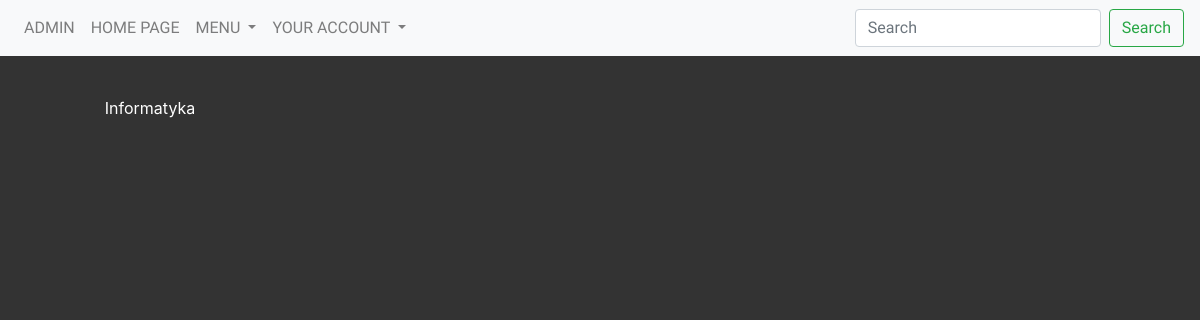
Before: /faculties/1/majors (signed in) with the older database file.
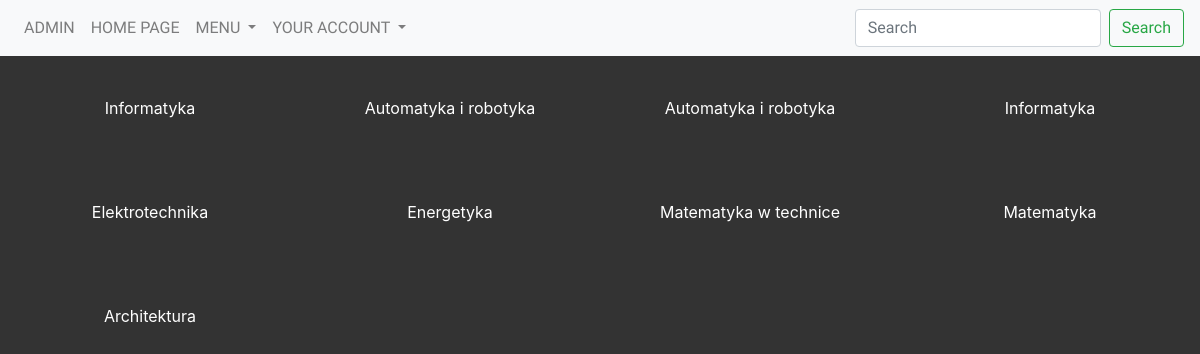
After: the same page with the newer database file.
### models.py (models this page shows, shortened)
class Major(db.Model):
    __tablename__ = 'major'
    __searchable__ = ['name']
    id = Column(Integer, autoincrement=True, primary_key=True)
    name = Column(String(50), default='')
    year = db.relationship('Year', backref='major')
    group = db.relationship('Group', backref='major')
    student = db.relationship('Student', backref='major')
    faculty_id = db.Column(db.Integer, db.ForeignKey('faculty.id'), nullable=False)
    def __repr__(self):
        return '{}'.format(self.name)

### views/faculties.py (the view)
@app.route('/faculties/<int:id1>/majors', methods=['GET'])
@login_required
def majors(id1):
    majors = models.Major.query.filter(models.Faculty.id == id1).all()
    print(id1)
    print(majors)
    return render_template('faculty/majors.html', id1=id1, majors=majors)

### views/user.py (called while the page is built)
@lm.user_loader
def load_user(user_id):
    return User.query.filter(User.id == user_id).first()

@app.before_request
def before_request():
    if current_user.is_authenticated:
        current_user.last_seen = datetime.utcnow()
        db.session.commit()

### templates/faculty/majors.html
{% extends "_base.html" %}
{% block content %}
    <div class="row">
        {% for major in majors %}
            <div id="div_majors" class="col-md-3">
                <a href="/faculties/{{ id1 }}/majors/{{ major.id }}">{{ major.name }}</a>
            </div>
        {% endfor %}
    </div>
{% endblock %}

Changed rows visible on the page:
added Major: name "Automatyka i robotyka"
added Major: name "Automatyka i robotyka"
added Major: name "Informatyka"
added Major: name "Elektrotechnika"
added Major: name "Energetyka"
added Major: name "Matematyka w technice"
added Major: name "Matematyka"
added Major: name "Architektura"
